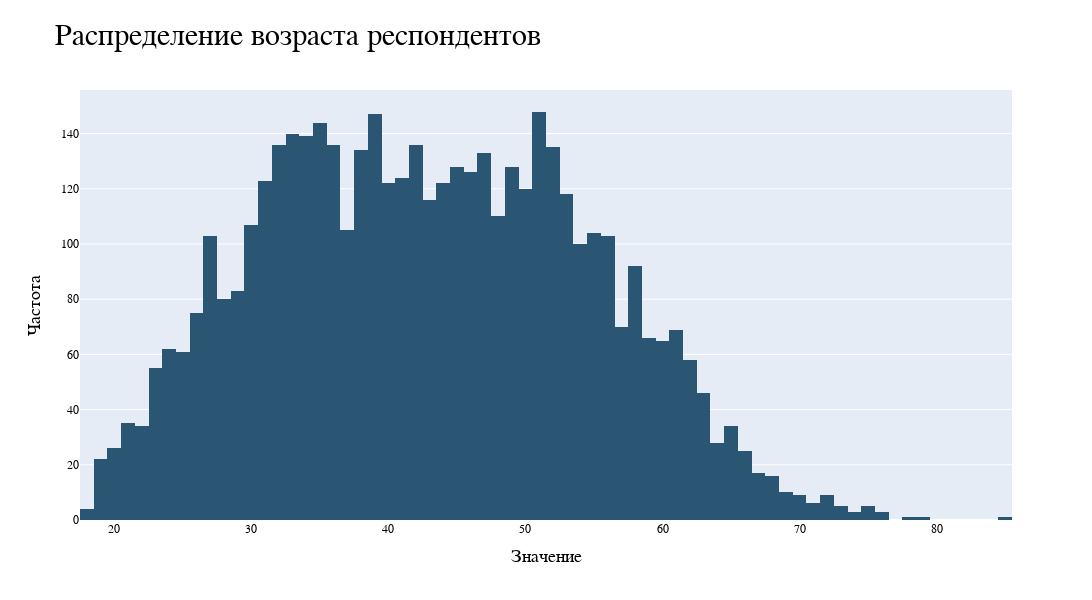

The cell this chart's notebook holds for it:
### Markdown cell above
Широкий диапозон, значения независимы друг от друга, распределение:

### Code cell
# ГРАФИК РАСПРЕДЕЛЕНИЯ

fig = px.histogram(dependency_data["Возраст"], color_discrete_sequence = ['rgb(42, 86, 116)'])

fig.update_yaxes(title = "Частота", title_font = dict(size = 18, family = 'Arial', color = 'black'))
fig.update_xaxes(title = "Значение", title_font = dict(size = 18, family = 'Arial', color = 'black'))

fig.update_layout(title = "Распределение возраста респондентов",
                  font_family = "Arial",
                  font_color = "black",
                  title_font_size = 30)

fig.update_layout(margin=dict(t = 90))

fig.update_layout(showlegend = False)
fig.update_layout(height = 600, width = 1200)

fig.show()

### Figure 1 — Plotly figure (JSON) as saved in the notebook; plotly's stock layout.template omitted (floating-point values rounded to 4 significant figures; data arrays with more than 128 entries replaced by an {"elided": "..."} marker saying what was removed)
{"data": [{"alignmentgroup": "True", "bingroup": "x", "hovertemplate": "variable=Возраст<br>value=%{x}<br>count=%{y}<extra></extra>", "legendgroup": "Возраст", "marker": {"color": "rgb(42, 86, 116)", "pattern": {"shape": ""}}, "name": "Возраст", "offsetgroup": "Возраст", "orientation": "v", "showlegend": true, "type": "histogram", "x": {"elided": "4663 int values"}, "xaxis": "x", "yaxis": "y"}], "layout": {"barmode": "relative", "font": {"color": "black", "family": "Arial"}, "height": 600, "legend": {"title": {"text": "variable"}, "tracegroupgap": 0}, "margin": {"t": 90}, "showlegend": false, "title": {"font": {"size": 30}, "text": "Распределение возраста респондентов"}, "width": 1200, "xaxis": {"anchor": "y", "domain": [0, 1], "title": {"font": {"color": "black", "family": "Arial", "size": 18}, "text": "Значение"}}, "yaxis": {"anchor": "x", "domain": [0, 1], "title": {"font": {"color": "black", "family": "Arial", "size": 18}, "text": "Частота"}}}}
